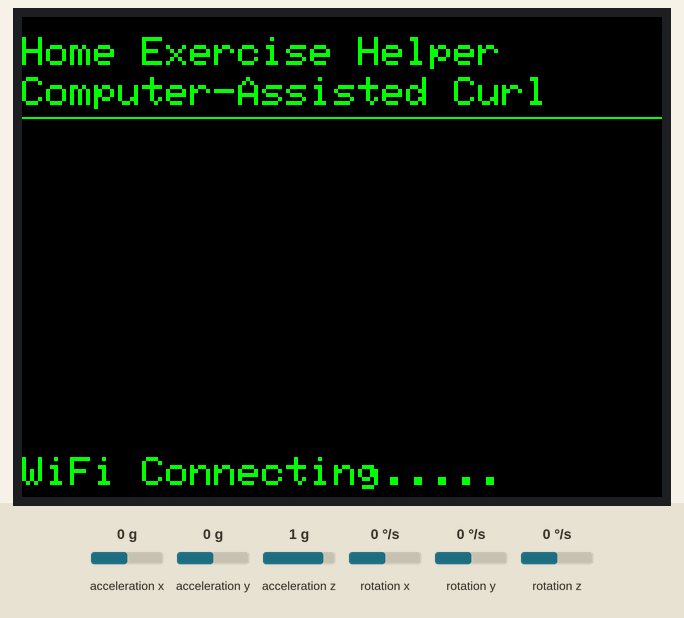
The sketch below on a simulated ESP32. Shown: 320×240 colour display. The test bench sets the inputs (shaded band); at power-on: acceleration z 1 g, acceleration y 0 g, acceleration x 0 g, rotation x 0 °/s, rotation y 0 °/s, rotation z 0 °/s. WiFi joins after 1.5 s; servers stay silent unless stated; uploads are accepted with an empty reply; EEPROM starts erased; what the sketch prints to the serial monitor is not drawn.

Above: at 1.3 s.
At 3.0 s:
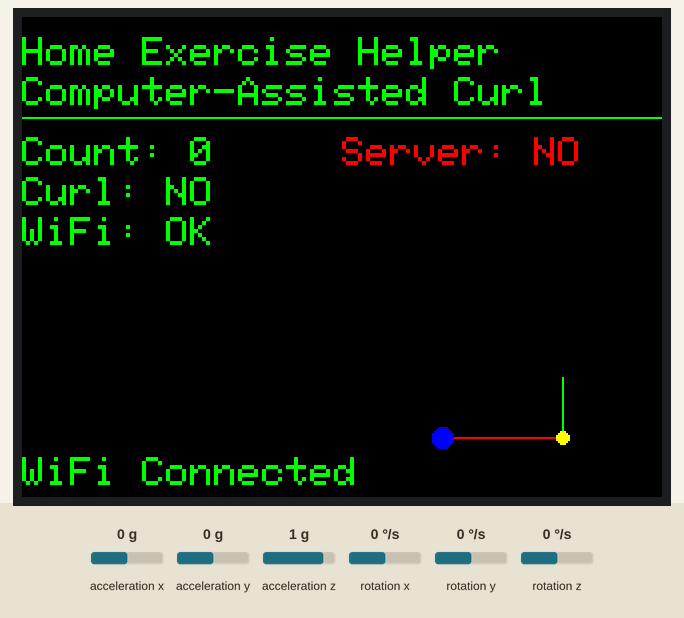
3.1 s: acceleration z set to 0.1 g
6.1 s: acceleration z set to -0.2 g
At 8.7 s:
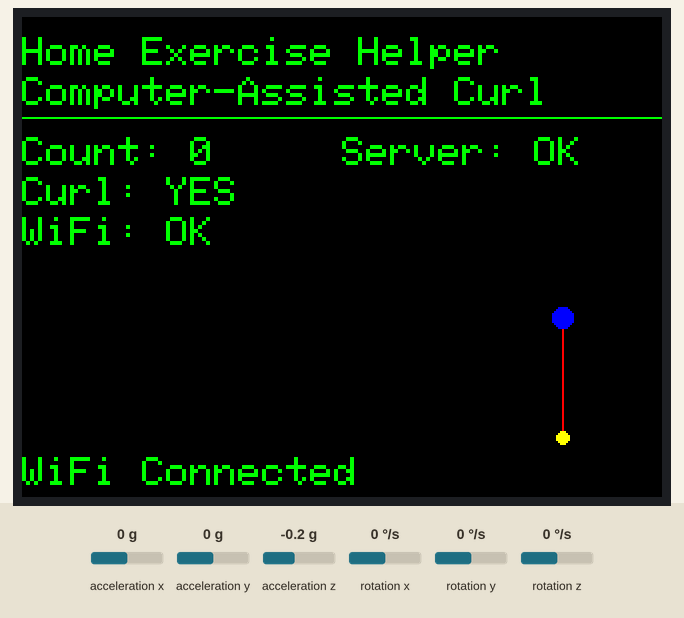
9.0 s: acceleration y set to -1.4 g
At 9.26 s:
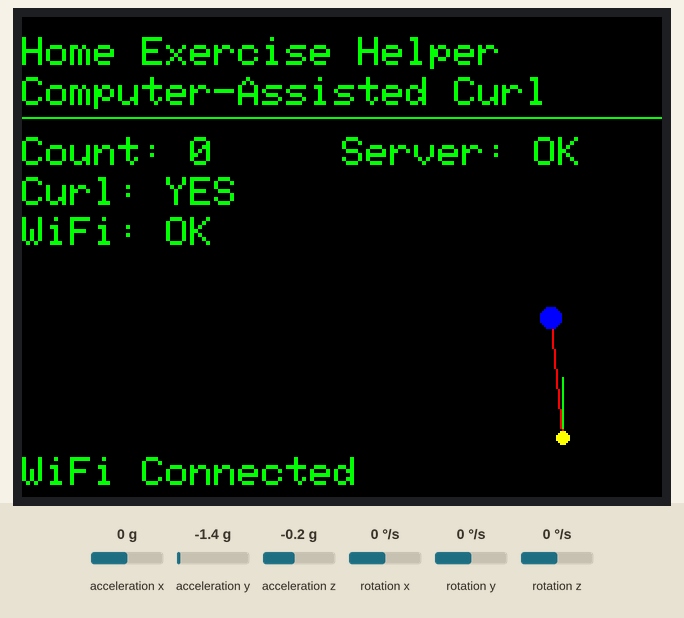
10.9 s: acceleration y set to 0 g
At 11.22 s:
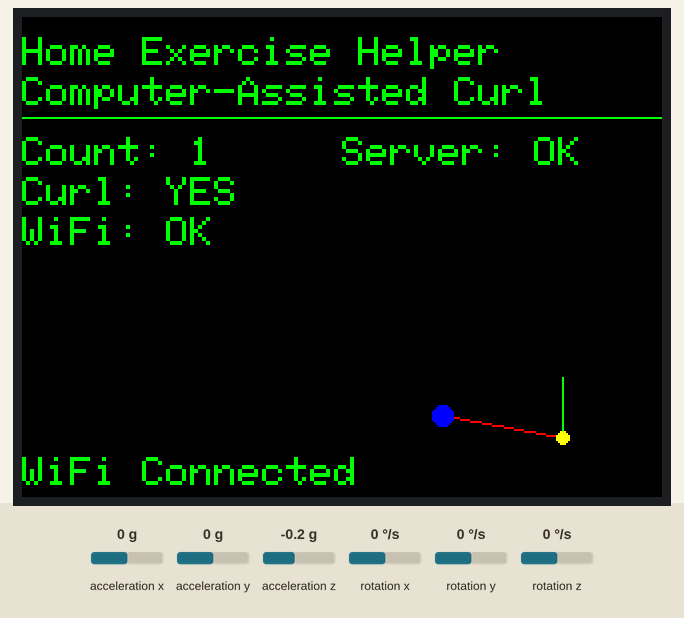
Timing chart, 0 to 13.9 s (numbered marks = the images above; inputs shaded):
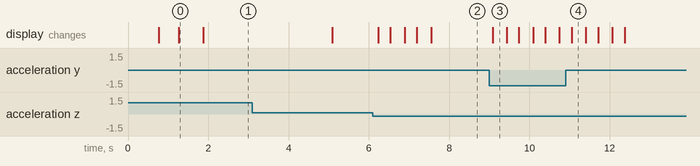

Measured:
- the behaviour switches between 0 and -0.1 g on acceleration z (found by bisection; images 1 and 2)
- after the input at 6.1 s, the display: first changes after 0.13 s (image 2 shows a later state)
- after the input at 9.0 s, the display: changes after 0.09 s (image 3)
- after the input at 10.9 s, the display: changes after 0.15 s (image 4)
- what the display in image 0 shows lasts 0.6 s, from 1.3 s to 1.9 s

The sketch:

Anduino_V3.ino
```cpp
/*
                               居家運動助手 - 電腦輔助捲曲運動 (M5Stack Core2 版本)

     -----------------------------------代碼操作指南----------------------------------
    |   1.  [第 19-20 行]  修改 WiFi 名稱和密碼                                      |
    |   2.  [第 23 行]     修改 Jetson nano IP 地址                                  |
    -----------------------------------------------------------------------------------

*/

#include <M5Core2.h>
#include <WiFi.h>
#include <HTTPClient.h>
#include <ArduinoJson.h>
#include <Preferences.h>

// ===== 配置常數 =====
// WiFi 配置
const char* WIFI_SSID = "**********";  // WiFi 名稱
const char* WIFI_PASSWORD = "********";      // WiFi 密碼

// Flask 伺服器配置
const char* SERVER_HOST = "192.168.1.111";  // IP 地址 - 請確認這是Python伺服器的實際IP
const uint16_t SERVER_PORT = 5000;          // Flask 預設通訊埠
const char* COUNT_ENDPOINT = "/count";       // 計數端點

// 連接時間常數
const unsigned long WIFI_TIMEOUT = 20000;      // WiFi 連接超時（毫秒）
const unsigned long SERVER_CHECK_INTERVAL = 5000;  // 伺服器連接檢查間隔（毫秒）
const unsigned long HTTP_TIMEOUT = 3000;       // HTTP 請求超時（毫秒）
const unsigned long MIN_SEND_INTERVAL = 2000;  // 數據發送最小間隔（毫秒）
const unsigned long CONNECTION_RETRY_INTERVAL = 10000; // 連接重試間隔

// 運動檢測常數
const float GYRO_X_CURL_THRESHOLD = 80.0f;
const float GYRO_Z_CURL_THRESHOLD = -10.0f;
const float GYRO_X_RELEASE_THRESHOLD = 60.0f;
const float GYRO_Z_RELEASE_THRESHOLD = 5.0f;
const float ACC_Y_RELEASE_THRESHOLD = 0.5f;
const float ARM_ANGLE_CHANGE_RATE = 5.0f;      // 手臂角度變化率（每幀度數）
const float PITCH_CURL_THRESHOLD = -30.0f;    // 彎曲時的 pitch 閾值（負值表示向下彎曲）
const float PITCH_RELEASE_THRESHOLD = -10.0f;  // 釋放時的 pitch 閾值

// 運動檢測常數
const float ROLL_CURL_THRESHOLD = 70.0f;     // Roll > 70 度時視為彎曲
const float ROLL_RELEASE_THRESHOLD = 10.0f;  // Roll < 10 度時視為釋放

// ===== 全局常數與變數 =====
// 顏色定義
#define TXT_COLOR GREEN
#define BG_COLOR BLACK
#define WARN_COLOR YELLOW
#define ERROR_COLOR RED
#define SUCCESS_COLOR GREEN

// 顯示參數
#define STATUS_Y 220  // 狀態文字的 Y 座標
#define ARM_CENTER_X 270
#define ARM_CENTER_Y 180
#define ARM_LENGTH 30
#define FOREARM_LENGTH 60

// IMU 數據
float accX = 0.0f, accY = 0.0f, accZ = 0.0f;
float gyroX = 0.0f, gyroY = 0.0f, gyroZ = 0.0f;
float temp = 0.0f;

// 姿態數據
float pitch = 0.0f, roll = 0.0f, yaw = 0.0f;

// 虛擬手臂角度
float armAngle = 180.0f;                // 初始伸直手臂位置（180度）
float targetArmAngle = 180.0f;          // 目標手臂角度，用於平滑過渡

// ===== 全局變數 =====
// 連接狀態
Preferences preferences;                // 用於保存持久數據
HTTPClient http;                        // HTTP 客戶端
unsigned long lastServerCheckTime = 0;  // 上次伺服器連接檢查時間
unsigned long lastConnectionRetryTime = 0; // 上次連接重試時間
bool serverConnected = false;           // 伺服器連接狀態
int connectionAttempts = 0;             // 連接嘗試次數

// 運動狀態
int motionState = 0;                    // 0: 閒置/釋放, 1: 捲曲
int previousMotionState = 0;            // 先前運動狀態
unsigned long lastSendTime = 0;         // 上次數據發送時間
int curlCount = 0;                      // 完成捲曲次數
unsigned long lastMotionTime = 0;       // 上次運動檢測時間
unsigned long lastStateChangeTime = 0;  // 上次狀態變化時間
const unsigned long STATE_CHANGE_DEBOUNCE = 500; // 500毫秒防抖時間

// ===== 函數原型 =====
bool connectToWiFi(unsigned long timeout);
void updateIMUData();
void detectMotion();
void drawVirtualArm();
void displayInfo();
void updateStatus(const char* message, uint16_t color = TXT_COLOR);
bool sendCountToServer(int count);
void resetCurlCount();
void handleButtons();
void drawUI();
float degToRad(float degrees);
void incrementCurlCount();
float mapValue(float value, float fromLow, float fromHigh, float toLow, float toHigh);

// ===== 全局變數 =====
int i = 0; // 用於循環計數

// ===== 設置函數 =====
void setup() {

  // 初始化 M5Stack
  M5.begin();
  M5.IMU.Init();

  // 初始化偏好設置
  preferences.begin("exercise", false);
  curlCount = preferences.getInt("curlCount", 0);
  preferences.end();

  // 設置顯示
  M5.Lcd.fillScreen(BG_COLOR);
  M5.Lcd.setTextColor(TXT_COLOR, BG_COLOR);
  M5.Lcd.setTextSize(2);

  // 繪製初始界面
  drawUI();

  // 連接到 WiFi
  updateStatus("WiFi Connecting...");
  if (connectToWiFi(WIFI_TIMEOUT)) {
    updateStatus("WiFi Connected", TXT_COLOR);

    // 顯示網路資訊
    Serial.println("=== Network Information ===");
    Serial.print("Local IP: ");
    Serial.println(WiFi.localIP());
    Serial.print("Gateway: ");
    Serial.println(WiFi.gatewayIP());
    Serial.print("Subnet: ");
    Serial.println(WiFi.subnetMask());
    Serial.print("DNS: ");
    Serial.println(WiFi.dnsIP());
    Serial.print("Target Server: ");
    Serial.print(SERVER_HOST);
    Serial.print(":");
    Serial.println(SERVER_PORT);
    Serial.println("===========================");

    // 在螢幕上顯示IP資訊
    M5.Lcd.fillRect(0, 220, 320, 20, BG_COLOR);
    M5.Lcd.setCursor(0, 220);
    M5.Lcd.printf("IP: %s", WiFi.localIP().toString().c_str());

    updateStatus("WiFi Connected", SUCCESS_COLOR);
  } else {
    updateStatus("WiFi Connection Failed", ERROR_COLOR);
  }
}

// ===== 主循環 =====
void loop() {
  // 更新按鈕狀態
  M5.update();
  handleButtons();

  unsigned long currentTime = millis();

  // 定期檢查 WiFi 和伺服器連接
  if (currentTime - lastServerCheckTime > SERVER_CHECK_INTERVAL) {
    if (WiFi.status() != WL_CONNECTED) {
      Serial.println("WiFi disconnected");
      updateStatus("WiFi Disconnected", ERROR_COLOR);
      serverConnected = false;

      // 如果距離上次嘗試已有足夠時間，則重試連接
      if (currentTime - lastConnectionRetryTime > CONNECTION_RETRY_INTERVAL) {
        Serial.println("Attempting to reconnect WiFi...");
        connectToWiFi(WIFI_TIMEOUT);
        lastConnectionRetryTime = currentTime;
        connectionAttempts++;
      }
    } else {
      // WiFi已連接，暫停伺服器檢查
      if (!serverConnected) {
        serverConnected = true;
        updateStatus("WiFi Connected", SUCCESS_COLOR);
      }
    }

    lastServerCheckTime = currentTime;
  }

  // 讀取並處理 IMU 數據
  updateIMUData();

  // 顯示更新的資訊
  displayInfo();

  // 檢查捲曲動作
  if (currentTime - lastMotionTime > 50) {  // 限制檢測頻率
    detectMotion();
    lastMotionTime = currentTime;
  }

  // 平滑過渡手臂角度
  if (armAngle != targetArmAngle) {
    if (armAngle < targetArmAngle) {
      armAngle = min(armAngle + ARM_ANGLE_CHANGE_RATE, targetArmAngle);
    } else {
      armAngle = max(armAngle - ARM_ANGLE_CHANGE_RATE, targetArmAngle);
    }
  }

  // 根據當前角度繪製虛擬手臂
  drawVirtualArm();

  // 保存先前運動狀態
  previousMotionState = motionState;

  // 更新狀態顯示
  static int lastSentCurlCount = -1;
  if (curlCount != lastSentCurlCount && serverConnected) {
    if (sendCountToServer(curlCount)) {
      Serial.println("Successfully sent count to server");
      lastSentCurlCount = curlCount;
    }
  }

  // 短延遲以防止循環太快
  delay(10);
}

// ===== WiFi 連接 =====
bool connectToWiFi(unsigned long timeout) {
  // 啟動 WiFi 連接
  WiFi.begin(WIFI_SSID, WIFI_PASSWORD);

  // 設置連接超時
  unsigned long startTime = millis();
  while (WiFi.status() != WL_CONNECTED && millis() - startTime < timeout) {
    delay(500);
    M5.Lcd.print(".");
  }

  return (WiFi.status() == WL_CONNECTED);
}

// ===== 增加捲曲計數 =====
void incrementCurlCount() {
  curlCount++;

  // 將捲曲計數保存到偏好設置
  preferences.begin("exercise", false);
  preferences.putInt("curlCount", curlCount);
  preferences.end();
}

// ===== 更新 IMU 數據 =====
void updateIMUData() {
  // 讀取 IMU 數據
  M5.IMU.getGyroData(&gyroX, &gyroY, &gyroZ);
  M5.IMU.getAccelData(&accX, &accY, &accZ);
  M5.IMU.getAhrsData(&pitch, &roll, &yaw);
  M5.IMU.getTempData(&temp);

  // 實時更新手臂角度以模擬當前Roll角度
  // 將Roll角度範圍映射到手臂角度範圍
  // Roll 0~90度 映射到 手臂角度 180~90度
  float mappedAngle = mapValue(roll, 0, 90, 180, 90);

  // 限制在合理範圍內
  if (mappedAngle < 90) mappedAngle = 90;
  if (mappedAngle > 180) mappedAngle = 180;

  // 只有角度變化超過 2 度才更新目標角度
  if (abs(targetArmAngle - mappedAngle) > 2.0f) {
    targetArmAngle = mappedAngle;
  }
}

// ===== 運動檢測 =====
void detectMotion() {
  unsigned long currentTime = millis();

  // 如果距離上次狀態變化時間太短，則跳過
  if (currentTime - lastStateChangeTime < STATE_CHANGE_DEBOUNCE) {
    return;
  }

  // 記錄先前狀態
  int prevState = motionState;

  // 使用 roll (AHRS X軸角度) 來檢測捲曲動作

  // 檢測捲曲動作：當 roll 角度大於閾值時
  if (roll > ROLL_CURL_THRESHOLD && motionState == 0) {
    // 判斷為捲曲動作
    motionState = 1;  // 設置狀態為捲曲
    lastStateChangeTime = currentTime;
  }
  // 檢測釋放動作：當 roll 角度小於閾值且當前為捲曲狀態
  else if (roll < ROLL_RELEASE_THRESHOLD && motionState == 1) {
    // 判斷為釋放動作
    motionState = 0;  // 重置狀態為非捲曲

    // 當從捲曲狀態轉為釋放狀態時，增加計數
    if (prevState == 1) {
      incrementCurlCount();
    }

    lastStateChangeTime = currentTime;
  }
}

// ===== 繪製虛擬手臂 =====
void drawVirtualArm() {
  // 清除先前手臂區域
  M5.Lcd.fillRect(ARM_CENTER_X - FOREARM_LENGTH - 10,
                 ARM_CENTER_Y - FOREARM_LENGTH - 10,
                 2 * FOREARM_LENGTH + 20,
                 2 * FOREARM_LENGTH + 20, BG_COLOR);

  // 上臂固定，從中心垂直向下繪製
  int shoulderX = ARM_CENTER_X;
  int shoulderY = ARM_CENTER_Y;
  int elbowX = shoulderX;
  int elbowY = shoulderY + ARM_LENGTH;

  // 繪製上臂（二頭肌）
  M5.Lcd.drawLine(shoulderX, shoulderY, elbowX, elbowY, GREEN);

  // 根據角度計算前臂位置
  float radians = degToRad(armAngle);
  int handX = elbowX + FOREARM_LENGTH * cos(radians);
  int handY = elbowY - FOREARM_LENGTH * sin(radians);

  // 繪製前臂
  M5.Lcd.drawLine(elbowX, elbowY, handX, handY, RED);

  // 繪製手部為小圓圈
  M5.Lcd.fillCircle(handX, handY, 5, BLUE);

  // 繪製肘部為小圓圈
  M5.Lcd.fillCircle(elbowX, elbowY, 3, YELLOW);
}

// 將角度轉換為弧度
float degToRad(float degrees) {
  return degrees * PI / 180.0;
}

// ===== 顯示資訊 =====
void displayInfo() {
  // 清除先前數據區域
  M5.Lcd.fillRect(0, 60, 320, 100, BG_COLOR);

  // 捲曲計數顯示
  M5.Lcd.setCursor(0, 60);
  M5.Lcd.printf("Count: %d", curlCount);

  // 運動狀態顯示
  M5.Lcd.setCursor(0, 80);
  M5.Lcd.printf("Curl: %s", motionState ? "YES" : "NO");

  // 網路狀態顯示
  M5.Lcd.setCursor(0, 100);
  if (WiFi.status() == WL_CONNECTED) {
    M5.Lcd.setTextColor(SUCCESS_COLOR, BG_COLOR);
    M5.Lcd.printf("WiFi: OK");
  } else {
    M5.Lcd.setTextColor(ERROR_COLOR, BG_COLOR);
    M5.Lcd.printf("WiFi: NO");
  }
  M5.Lcd.setTextColor(TXT_COLOR, BG_COLOR);

  // 伺服器連接狀態
  M5.Lcd.setCursor(160, 60);
  if (serverConnected) {
    M5.Lcd.setTextColor(SUCCESS_COLOR, BG_COLOR);
    M5.Lcd.printf("Server: OK");
  } else {
    M5.Lcd.setTextColor(ERROR_COLOR, BG_COLOR);
    M5.Lcd.printf("Server: NO");
  }
  M5.Lcd.setTextColor(TXT_COLOR, BG_COLOR);
}

// ===== 更新狀態顯示 =====
void updateStatus(const char* message, uint16_t color) {
  M5.Lcd.fillRect(0, STATUS_Y, 320, 20, BG_COLOR);
  M5.Lcd.setCursor(0, STATUS_Y);
  M5.Lcd.setTextColor(color, BG_COLOR);
  M5.Lcd.print(message);
  M5.Lcd.setTextColor(TXT_COLOR, BG_COLOR);  // 重置文字顏色
}

// ===== 發送計數到伺服器 =====
bool sendCountToServer(int countValue) {
  if (WiFi.status() != WL_CONNECTED) {
    Serial.println("WiFi not connected, cannot send count");
    return false;
  }

  String serverUrl = "http://" + String(SERVER_HOST) + ":" + String(SERVER_PORT) + COUNT_ENDPOINT;

  HTTPClient http;
  http.begin(serverUrl);
  http.addHeader("Content-Type", "application/json");
  http.setTimeout(HTTP_TIMEOUT);

  String payload = "{\"count\": " + String(countValue) + "}";
  int httpResponseCode = http.POST(payload);

  if (httpResponseCode > 0) {
    String response = http.getString();
    Serial.printf("HTTP Response code: %d\n", httpResponseCode);
    Serial.println("Response: " + response);
    http.end();
    return true;
  } else {
    Serial.printf("HTTP POST failed, error code: %d\n", httpResponseCode);
    http.end();
    return false;
  }
}

// ===== 重置捲曲計數 =====
void resetCurlCount() {
  curlCount = 0;

  // 保存到偏好設置
  preferences.begin("exercise", false);
  preferences.putInt("curlCount", curlCount);
  preferences.end();

  // 更新顯示
  M5.Lcd.fillRect(160, 80, 160, 20, BG_COLOR);
  M5.Lcd.setCursor(160, 80);
  M5.Lcd.printf("Count: %d", curlCount);

  updateStatus("Curl count reset", SUCCESS_COLOR);
}

// ===== 處理按鈕按下 =====
void handleButtons() {
  // 檢查觸控位置來判斷按鈕點擊
  if (M5.Touch.ispressed()) {
    TouchPoint_t pos = M5.Touch.getPressPoint();

    // 重置按鈕 (0, 240, 160, 40)
    if (pos.x >= 0 && pos.x < 160 && pos.y >= 240 && pos.y < 280) {
      resetCurlCount();
      delay(300); // 防止連續觸發
    }
    // 退出按鈕 (160, 240, 160, 40)
    else if (pos.x >= 160 && pos.x < 320 && pos.y >= 240 && pos.y < 280) {
      // 在實際應用中，可能實現省電模式或退出到選單
      updateStatus("Deep sleep mode", WARN_COLOR);
      delay(1000); // 顯示訊息
      ESP.deepSleep(0); // 進入深度睡眠模式
    }
  }
}

// ===== 繪製 UI 元素 =====
void drawUI() {
  // 標題
  M5.Lcd.setCursor(0, 10);
  M5.Lcd.println("Home Exercise Helper");
  M5.Lcd.setCursor(0, 30);
  M5.Lcd.println("Computer-Assisted Curl");

  // 分隔線
  M5.Lcd.drawLine(0, 50, 320, 50, TXT_COLOR);

}

// 將值從一個範圍映射到另一個範圍
float mapValue(float value, float fromLow, float fromHigh, float toLow, float toHigh) {
  return (value - fromLow) * (toHigh - toLow) / (fromHigh - fromLow) + toLow;
}
```
